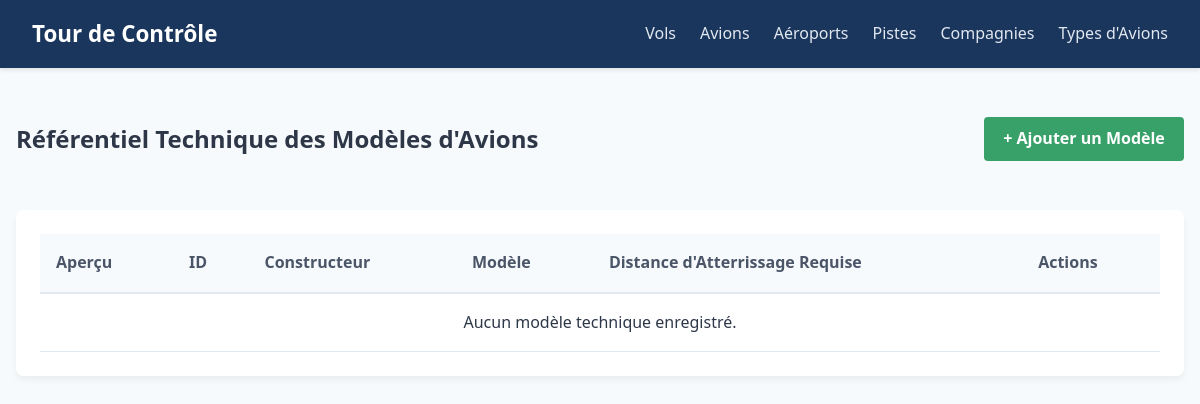
/types-avions/, run on an earlier commit of the app's database.
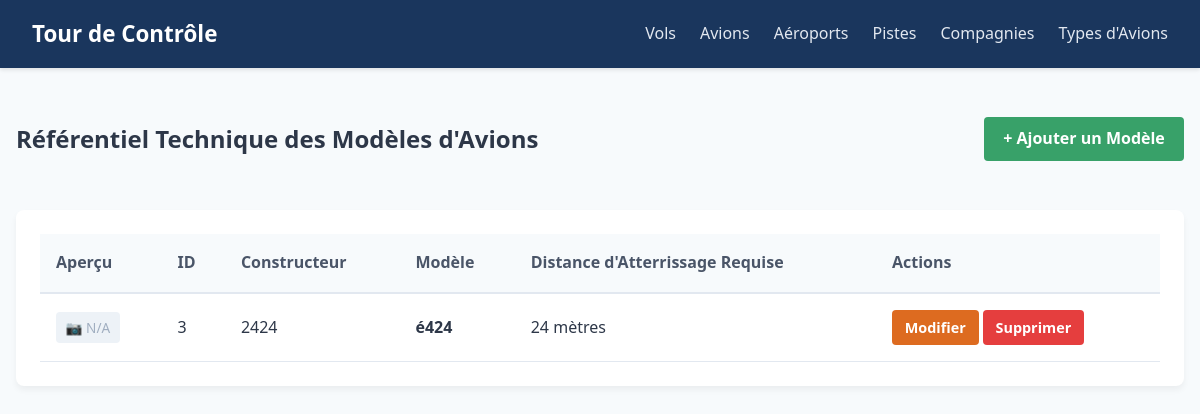
And on a later commit of the database.
### gestion_trafic/models.py (models this page shows, shortened)
class TypeAvion(models.Model):
    marque = models.CharField(max_length=100, verbose_name="Constructeur")
    modele = models.CharField(max_length=100, verbose_name="Modèle exact")
    description = models.TextField(blank=True, null=True)
    image = models.ImageField(upload_to='images_avions/', blank=True, null=True, verbose_name="Photo de l'appareil")
    longueur_piste_necessaire = models.IntegerField(help_text="Distance d'atterrissage minimale en mètres")

### gestion_trafic/views.py (the view)
# urls.py: path('types-avions/', views.TypeAvionListView.as_view(), name='liste_types_avions'),
class TypeAvionListView(ListView):
    model = TypeAvion
    template_name = 'gestion_trafic/types_avions/liste.html'
    context_object_name = 'types_avions'

### gestion_trafic/templates/gestion_trafic/types_avions/liste.html
{% extends 'gestion_trafic/base.html' %}
{% block content %}
<div class="page-header">
    <h2>Référentiel Technique des Modèles d'Avions</h2>
    <a href="{% url 'ajouter_type_avion' %}" class="btn btn-success">+ Ajouter un Modèle</a>
</div>
<div class="data-card">
    <table class="data-table">
        <thead>
            <tr>
                <th>Aperçu</th> <th>ID</th>
                <th>Constructeur</th>
                <th>Modèle</th>
                <th>Distance d'Atterrissage Requise</th>
                <th>Actions</th>
            </tr>
        </thead>
        <tbody>
            {% for type in types_avions %}
            <tr>
                <td>
                    {% if type.image %}
                        <img src="{{ type.image.url }}" alt="Photo {{ type.modele }}" class="table-img">
                    {% else %}
                        <span class="no-img">📷 N/A</span>
                    {% endif %}
                </td>
                <td>{{ type.id }}</td>
                <td>{{ type.marque }}</td>
                <td><strong>{{ type.modele }}</strong></td>
                <td>{{ type.longueur_piste_necessaire }} mètres</td>
                <td>
                    <a href="{% url 'modifier_type_avion' type.id %}" class="btn btn-warning">Modifier</a>
                    <a href="{% url 'supprimer_type_avion' type.id %}" class="btn btn-danger">Supprimer</a>
                </td>
            </tr>
            {% empty %}
            <tr>
                <td colspan="6" style="text-align: center;">Aucun modèle technique enregistré.</td>
            </tr>
            {% endfor %}
        </tbody>
    </table>
</div>
{% endblock %}

What changed in the data, as far as the page shows it:
added TypeAvion: image "📷 N/A", id "3", marque "2424", modele "é424", longueur_piste_necessaire "24"
Also different on the page:
text no longer shown: "Aucun modèle technique enregistré."
